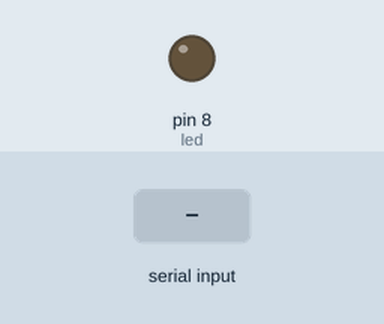
Simulated run of this sketch. Board: Arduino Uno, built with avr-gcc and run on an emulated ATmega328P. On the bench: output pins drawn as LEDs (lit = HIGH). The inputs (shaded band) are chosen by the test bench. What the sketch prints to the serial monitor is not drawn.

Above: at 1.2 s.
1.3 s: "1" received over the second serial link
At 2.1 s:
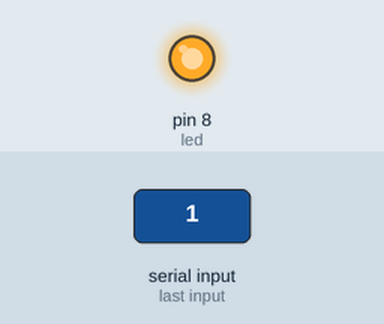
Timing chart, 0 to 4.3 s (numbered marks = the images above; inputs shaded):
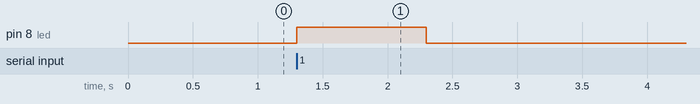

Measured:
- after the input at 1.3 s, pin 8 (led): LOW → HIGH at once, → LOW 1.0 s later

The sketch:

TU_RX.ino
```cpp
#include <SoftwareSerial.h>
SoftwareSerial mySerial(10, 11); // RX, TX (azul, naranja)
int led = 8;

void setup() {
   Serial.begin(9600);
   mySerial.begin(9600);
   pinMode(led,OUTPUT);
}
void loop() {
  if (mySerial.available()) {
      digitalWrite(led, HIGH);
      String data = mySerial.readString();
      Serial.print(data);

  }else{
    digitalWrite(led,LOW);

  }
}
```
